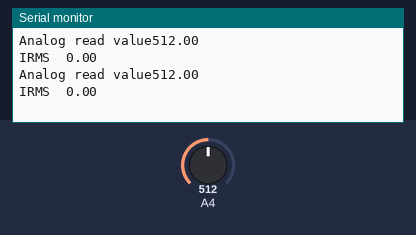
Simulated run of this sketch. Board: Arduino Uno, built with avr-gcc and run on an emulated ATmega328P. Shown: the last lines printed to the serial monitor. The test bench sets the inputs (shaded band); at power-on: A4 = 512.

Above: at 2.8 s.
2.9 s: A4 set to 716
At 4.4 s:
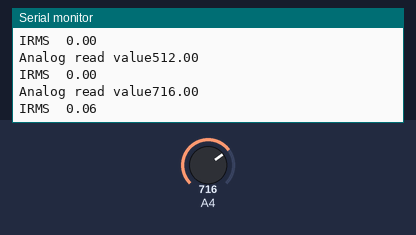
5.6 s: A4 set to 900
At 7.2 s:
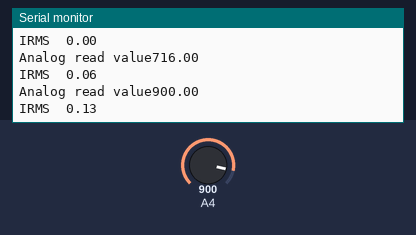
Timing chart, 0 to 8.7 s (numbered marks = the images above; inputs shaded):
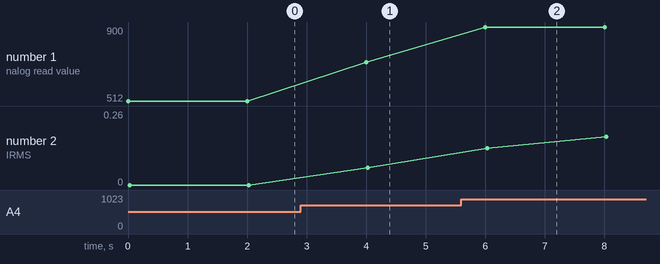

The sketch:

emonselftest.ino
```cpp
int Number_of_Samples=1;
double offsetI,sampleI,Irms,sumI,sqI,filteredI;
void setup() {
Serial.begin(9600);
#define CalibConstant 60.1

}

void loop()

{
// value1=analogRead(A3);
// voltage= (value1*5)/1023;
// voltage = CalibConstant / voltage;

 offsetI = 1024>>1;

   for (unsigned int n = 0; n < Number_of_Samples; n++)
  {
    sampleI = analogRead(18);
    Serial.print("Analog read value");
    Serial.println(sampleI);

    // Digital low pass filter extracts the 2.5 V or 1.65 V dc offset,
    //  then subtract this - signal is now centered on 0 counts.
    offsetI = (offsetI + (sampleI-offsetI)/1024);
    filteredI = sampleI - offsetI;

    // Root-mean-square method current
    // 1) square current values
    sqI = filteredI * filteredI;
    // 2) sum
    sumI += sqI;
  }

  double I_RATIO = CalibConstant *((5/1000.0) / (1024));
  Irms = I_RATIO * sqrt(sumI / Number_of_Samples);
 Serial.print("IRMS  ");
 Serial.println(Irms);
 delay(1000);
 digitalWrite(2,HIGH);
 delay(500);
  digitalWrite(2,LOW);
delay(500);
}
```

Measured:
- after the input at 2.9 s, the serial monitor: prints a new line after 1.1 s (image 1)
- after the input at 5.6 s, the serial monitor: prints a new line after 0.40 s (image 2)
- plotted number 1: 512 → 716 after the input at 2.9 s, 716 → 900 after the input at 5.6 s
- plotted number 2: 0 → 0.06 after the input at 2.9 s, 0.06 → 0.26 after the input at 5.6 s
